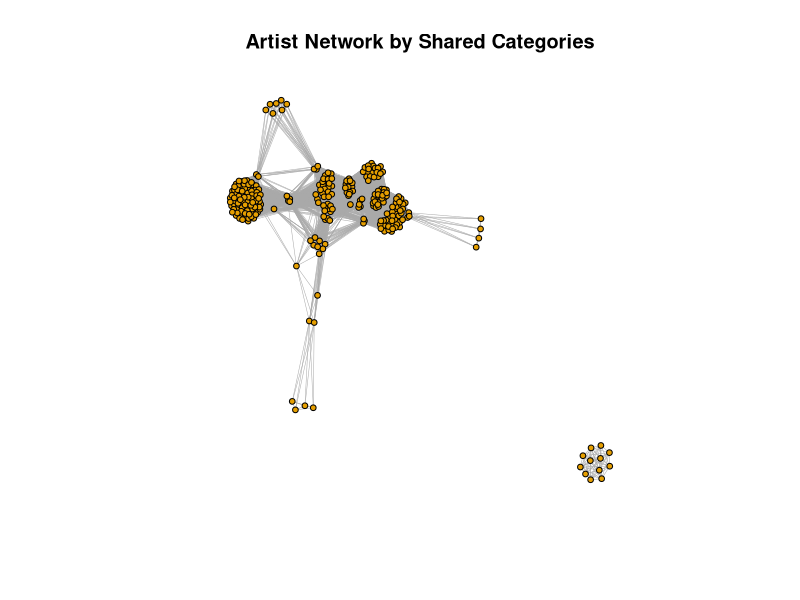

Write R code to recreate this figure.
library(igraph)

# Read the CSV file
data <- read.csv("combined_artist_details_extended_with_categories.csv", stringsAsFactors = FALSE)

# Parse categories (handles semicolon or comma separated)
parse_cats <- function(s) {
  if (is.na(s) || s == "") return(character(0))
  trimws(unlist(strsplit(s, "[;,]")))
}

# Create edge list: connect artists sharing at least one category
edges <- list()
n <- nrow(data)

for (i in 1:(n-1)) {
  cats_i <- parse_cats(data$detected.category[i])
  if (length(cats_i) == 0) next
  
  for (j in (i+1):n) {
    cats_j <- parse_cats(data$detected.category[j])
    if (length(intersect(cats_i, cats_j)) > 0) {
      edges[[length(edges)+1]] <- c(data$name[i], data$name[j])
    }
  }
}

# Create graph
edges_df <- do.call(rbind, edges)
g <- graph_from_data_frame(edges_df, directed = FALSE)

# Print stats
cat("Nodes:", vcount(g), "| Edges:", ecount(g), "| Density:", round(graph.density(g), 4), "\n")

# Plot
plot(g, vertex.label = NA, vertex.size = 3, edge.width = 0.5, 
     layout = layout_with_fr(g), main = "Artist Network by Shared Categories")

